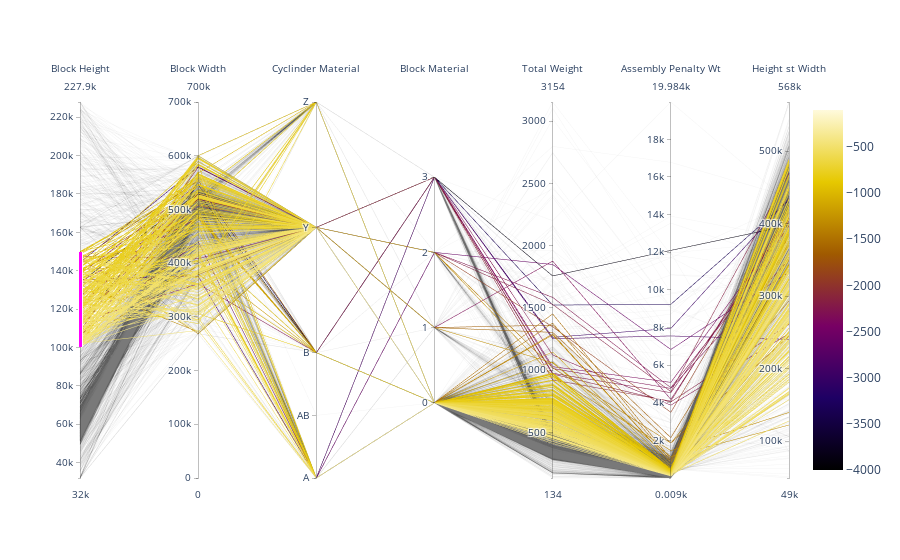

This figure's notebook cell:
### Code cell
import plotly.graph_objects as go

import pandas as pd

df = pd.read_csv("https://raw.githubusercontent.com/bcdunbar/datasets/master/parcoords_data.csv")

fig = go.Figure(data=
    go.Parcoords(
        line = dict(color = df['colorVal'],
                   colorscale = 'Electric',
                   showscale = True,
                   cmin = -4000,
                   cmax = -100),
        dimensions = list([
            dict(range = [32000,227900],
                 constraintrange = [100000,150000],
                 label = "Block Height", values = df['blockHeight']),
            dict(range = [0,700000],
                 label = 'Block Width', values = df['blockWidth']),
            dict(tickvals = [0,0.5,1,2,3],
                 ticktext = ['A','AB','B','Y','Z'],
                 label = 'Cyclinder Material', values = df['cycMaterial']),
            dict(range = [-1,4],
                 tickvals = [0,1,2,3],
                 label = 'Block Material', values = df['blockMaterial']),
            dict(range = [134,3154],
                 visible = True,
                 label = 'Total Weight', values = df['totalWeight']),
            dict(range = [9,19984],
                 label = 'Assembly Penalty Wt', values = df['assemblyPW']),
            dict(range = [49000,568000],
                 label = 'Height st Width', values = df['HstW'])])
    )
)
fig.show()

### Figure 1 — Plotly figure (JSON) as saved in the notebook; plotly's stock layout.template omitted (floating-point values rounded to 4 significant figures; data arrays with more than 128 entries replaced by an {"elided": "..."} marker saying what was removed)
{"data": [{"dimensions": [{"constraintrange": [100000, 150000], "label": "Block Height", "range": [32000, 227900], "values": {"elided": "2577 int values"}}, {"label": "Block Width", "range": [0, 700000], "values": {"elided": "2577 int values"}}, {"label": "Cyclinder Material", "ticktext": ["A", "AB", "B", "Y", "Z"], "tickvals": [0, 0.5, 1, 2, 3], "values": {"elided": "2577 float values"}}, {"label": "Block Material", "range": [-1, 4], "tickvals": [0, 1, 2, 3], "values": {"elided": "2577 int values"}}, {"label": "Total Weight", "range": [134, 3154], "values": {"elided": "2577 int values"}, "visible": true}, {"label": "Assembly Penalty Wt", "range": [9, 19984], "values": {"elided": "2577 int values"}}, {"label": "Height st Width", "range": [49000, 568000], "values": {"elided": "2577 int values"}}], "line": {"cmax": -100, "cmin": -4000, "color": {"elided": "2577 int values"}, "colorscale": [[0, "rgb(0, 0, 0)"], [0.2, "rgb(30,0,100)"], [0.4, "rgb(120,0,100)"], [0.6, "rgb(160,90,0)"], [0.8, "rgb(230,200,0)"], [1, "rgb(255,250,220)"]], "showscale": true}, "type": "parcoords"}], "layout": {"autosize": true}}
